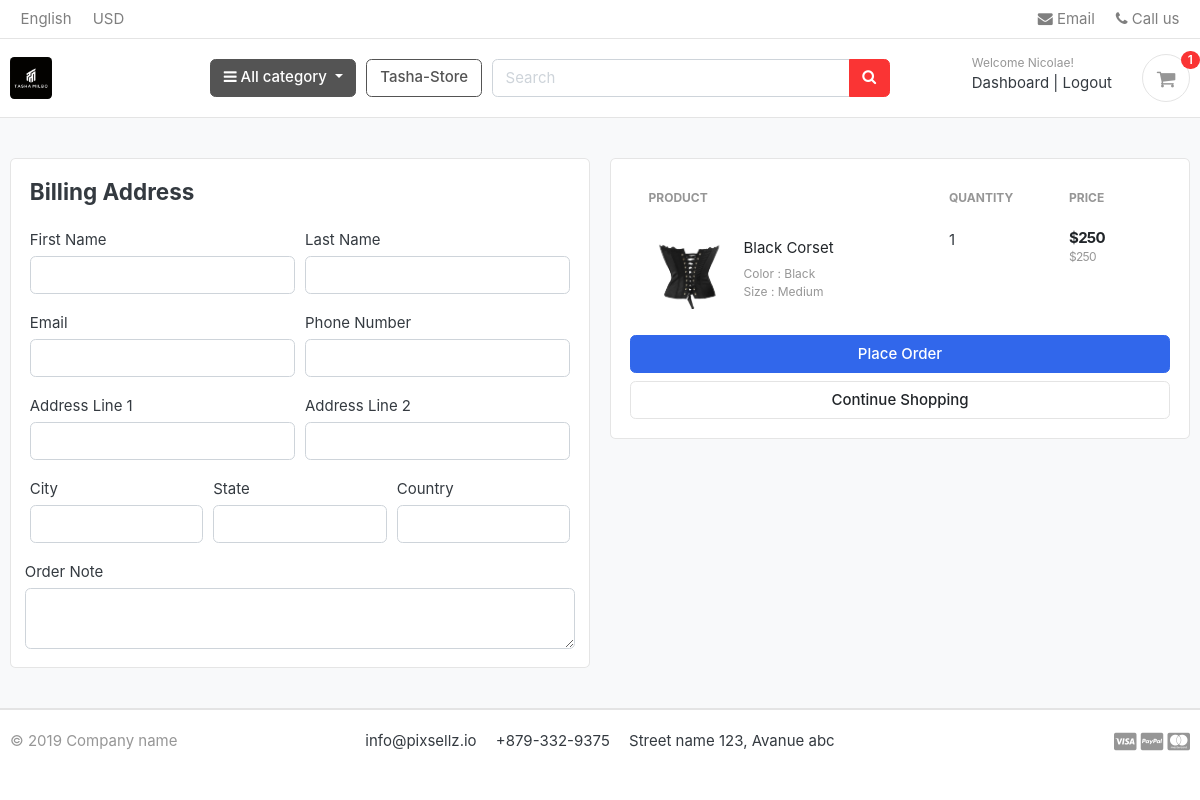
Before: /cart/checkout/ (signed in) with the older database file.
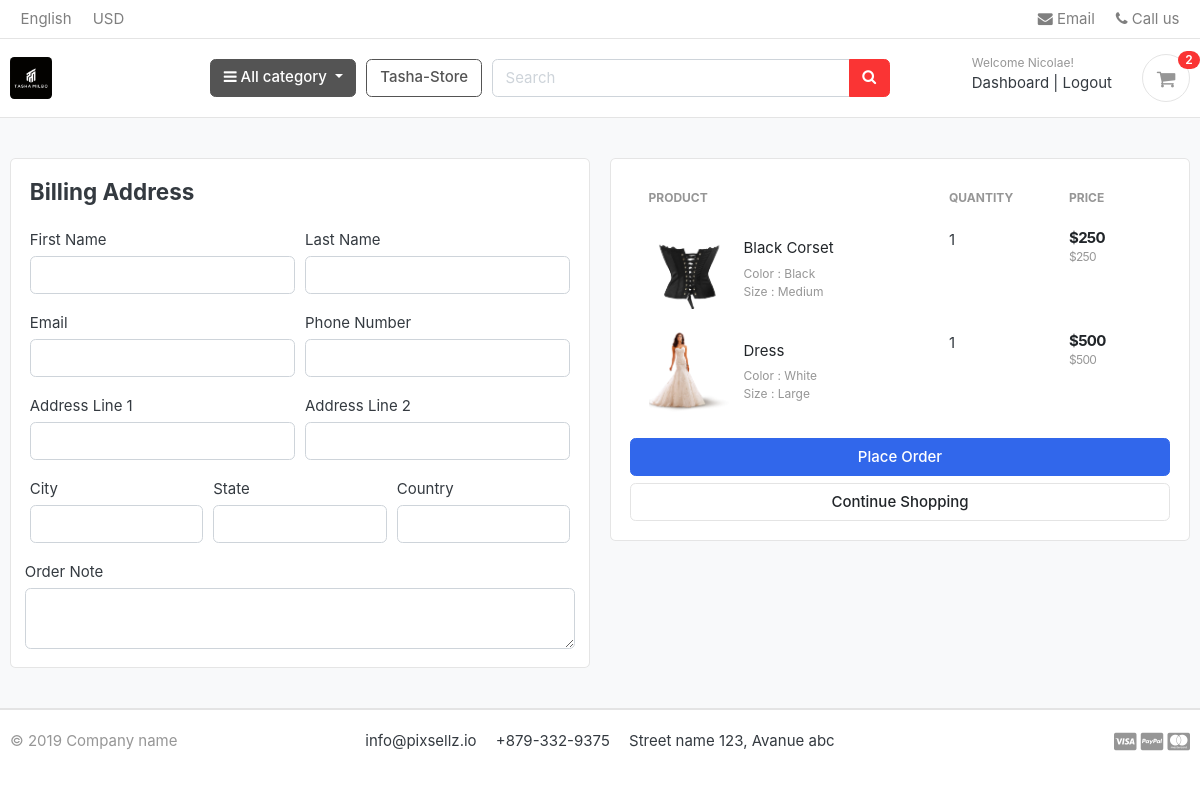
After: the same page with the newer database file.
### carts/models.py (models this page shows, shortened)
class CartItem(models.Model):
    user = models.ForeignKey(Account, on_delete=models.CASCADE, null=True)
    product = models.ForeignKey(Product, on_delete=models.CASCADE)
    variations = models.ManyToManyField(Variation, blank=True)
    cart = models.ForeignKey(Cart, on_delete=models.CASCADE, null=True)
    quantity = models.IntegerField()
    is_active = models.BooleanField(default=True)
    def sub_total(self):
        return self.product.price * self.quantity

### store/models.py (models this page shows, shortened)
class Product(models.Model):
    product_name = models.CharField(max_length=200, unique=True)
    slug         = models.SlugField(max_length=200, unique=True)
    description  = models.TextField(max_length=500, blank=True)
    price        = models.IntegerField()
    images       = models.ImageField(upload_to='photos/products')
    stock        = models.IntegerField()
    is_available = models.BooleanField(default=True)
    category     = models.ForeignKey(Category, on_delete=models.CASCADE)
    created_date  = models.DateTimeField(auto_now_add=True)
    modified_date= models.DateTimeField(auto_now=True)
    def get_url(self):
        return reverse('product_detail', args=[self.category.slug, self.slug])

class Variation(models.Model):
    product = models.ForeignKey(Product, on_delete=models.CASCADE)
    variation_category = models.CharField(max_length=100, choices=variation_category_choice)
    variation_value = models.CharField(max_length=100)
    is_active = models.BooleanField(default=True)
    create_date = models.DateTimeField(auto_now=True)
    objects = VariationManager()

### carts/views.py (the view)
# urls.py: path('checkout/', views.checkout, name="checkout"),
@login_required(login_url='login')
def checkout(request, total=0, quantity=0, cart_items=None):
    try:
        tax = 0
        grand_total = 0
        if request.user.is_authenticated:
            cart_items = CartItem.objects.filter(user=request.user, is_active=True)
        else:
            cart = Cart.objects.get(cart_id=_cart_id(request))
            cart_items = CartItem.objects.filter(cart=cart, is_active=True)
        for cart_item in cart_items:
            total += (cart_item.product.price * cart_item.quantity)
            quantity += cart_item.quantity
        tax = (2 * total)/100
        grand_total = total +tax
    except ObjectDoesNotExist:
        pass
    context = {
      'total': total,
      'quantity': quantity,
      'cart_items': cart_items,
      'tax': tax,
      'grand_total': grand_total,
    }
    return render(request, 'store/checkout.html', context)

### carts/context_processors.py (called while the page is built)
def counter(request):
    cart_count = 0
    if 'admin' in request.path:
        return()
    else:
        try:
            cart = Cart.objects.filter(cart_id=_cart_id(request))
            if request.user.is_authenticated:
                cart_items = CartItem.objects.all().filter(user=request.user)
            else:
                cart_items = CartItem.objects.all().filter(cart=cart[:1])
            for cart_item in cart_items:
                cart_count += cart_item.quantity
        except Cart.DoesNotExist:
            cart_count = 0
    return dict(cart_count=cart_count)

### carts/views.py (called while the page is built)
def _cart_id(request):
    cart = request.session.session_key
    if not cart:
        cart = request.session.create()
    return cart

### category/context_processors.py (called while the page is built)
def menu_links(request):
    links = Category.objects.all()
    return dict(links=links)

### category/models.py (called while the page is built)
    def get_url(self):
            return reverse('products_by_category', args=[self.slug])

### templates/store/checkout.html (shortened to what this page needs)
{% extends 'base.html' %}
{% load static %}
{% block content %}
<section class="section-content padding-y bg">
<div class="container">
<div class="row">
	<aside class="col-lg-6">
<div class="card">
<div class="card-body">
  <h4 class="card-title mb-4">Billing Address</h4>
  <form action="{% url 'place_order'%}" method="POST">
    <div class="form-row">
      <div class="col form-group">
        <label for="">First Name</label>
        <input type="text" name="first_name" class="form-control" required>
      </div>
      <div class="col form-group">
        <label for="">Last Name</label>
        <input type="text" name="last_name" class="form-control" required>
      </div>
    </div>
    <div class="form-row">
      <div class="col form-group">
        <label for="">Email</label>
        <input type="email" name="email" class="form-control" required>
      </div>
      <div class="col form-group">
        <label for="">Phone Number</label>
        <input type="text" name="phone" class="form-control" required>
      </div>
    </div>
    <div class="form-row">
      <div class="col form-group">
        <label for="">Address Line 1</label>
        <input type="text" name="address_line_1" class="form-control" required>
      </div>
      <div class="col form-group">
        <label for="">Address Line 2</label>
        <input type="text" name="address_line_2" class="form-control">
      </div>
    </div>
    <div class="form-row">
      <div class="col form-group">
        <label for="">City</label>
        <input type="text" name="city" class="form-control" required>
      </div>
      <div class="col form-group">
        <label for="">State</label>
        <input type="text" name="state" class="form-control" required>
      </div>
      <div class="col form-group">
        <label for="">Country</label>
        <input type="text" name="country" class="form-control" required>
      </div>
      </div>
      <div class="form-row">
        <label for="">Order Note</label>
        <textarea name="order_note" rows="2" class="form-control"></textarea>
      </div>
</div>
</div>
	</aside>
	<aside class="col-lg-6">
		<div class="card">
		<div class="card-body">
      <table class="table table-borderless table-shopping-cart">
      <thead class="text-muted">
      <tr class="small text-uppercase">
        <th scope="col">Product</th>
        <th scope="col" width="120">Quantity</th>
        <th scope="col" width="120">Price</th>
      </tr>
      </thead>
      <tbody>
      {% for cart_item in cart_items %}
      <tr>
      	<td>
      		<figure class="itemside align-items-center">
      			<div class="aside"><img src="{{ cart_item.product.images.url }}" class="img-sm"></div>
      			<figcaption class="info">
      				<a href="{{ cart_item.product.get_url }}" class="title text-dark">{{cart_item.product.product_name}}</a>
      				<p class="text-muted small">
      					{% if cart_item.variations.all %}
      					 {% for item in cart_item.variations.all %}
      					   {{ item.variation_category | capfirst }} : {{item.variation_value | capfirst }} <br>
      						{% endfor %}
      					{% endif %}
      				</p>
      			</figcaption>
      		</figure>
      	</td>
      	<td>
          <label for="">{{cart_item.quantity}}</label>
      	</td>
      	<td>
      		<div class="price-wrap">
      			<var class="price">${{cart_item.sub_total}}</var>
      			<small class="text-muted">${{cart_item.product.price}}</small>
      		</div>
      	</td>
      </tr>
      {% endfor %}
      </tbody>
      </table>
      <button type="submit" name="submit" class="btn btn-primary btn-block">Place Order</button>
			<a href="{% url 'store' %}" class="btn btn-light btn-block">Continue Shopping</a>
		</div>
		</div>
</aside>
</div>
</div>
</section>
{% endblock %}

### templates/includes/navbar.html (shortened to what this page needs)
{% load static %}
<header class="section-header">
<nav class="navbar p-md-0 navbar-expand-sm navbar-light border-bottom">
<div class="container">
  <div class="collapse navbar-collapse" id="navbarTop4">
    <ul class="navbar-nav mr-auto">
      <li class="nav-item dropdown">
      <a href="#" class="nav-link">   English </a>
    </li>
    <li class="nav-item dropdown">
      <a href="#" class="nav-link"> USD </a>
    </li>
    </ul>
    <ul class="navbar-nav">
    <li><a href="#" class="nav-link"> <i class="fa fa-envelope"></i> Email </a></li>
    <li><a href="#" class="nav-link"> <i class="fa fa-phone"></i> Call us </a></li>
  </ul>
  </div>
</div>
</nav>
<section class="header-main border-bottom">
  <div class="container">
<div class="row align-items-center">
  <div class="col-lg-2 col-md-3 col-6">
    <a href="{% url 'home'%}" class="brand-wrap">
      <img class="logo" src="{% static './images/tasha_logo.jpg'%}" style="border-radius: 10%;">
    </a>
  </div>
  <div class="col-lg col-sm col-md col-6 flex-grow-0">
    <div class="category-wrap dropdown d-inline-block float-right">
      <button type="button" class="btn btn-secondary dropdown-toggle" data-toggle="dropdown">
        <i class="fa fa-bars"></i> All category
      </button>
    </div>
  </div>
  <a href="{% url 'store' %}" class="btn btn-outline-secondary">Tasha-Store</a>
  <div class="col-lg  col-md-6 col-sm-12 col">
    <form action="{% url 'search' %}" class="search" method='GET'>
      <div class="input-group w-100">
          <input type="text" class="form-control" style="width:60%;" placeholder="Search" name="keyword">
          <div class="input-group-append">
            <button class="btn btn-danger" type="submit">
              <i class="fa fa-search"></i>
            </button>
          </div>
        </div>
    </form>
  </div>
  <div class="col-lg-3 col-sm-6 col-8 order-2 order-lg-3">
        <div class="d-flex justify-content-end mb-3 mb-lg-0">
          {% if user.id is None %}
          <div class="widget-header">
            <small class="title text-muted">Welcome guest!</small>
            <div>
              <a href="{% url 'login' %}">Sign in</a> <span class="dark-transp"> | </span>
              <a href="{% url 'register' %}"> Register</a>
            </div>
          </div>
          {% else %}
          <div class="widget-header">
            <small class="title text-muted">Welcome {{user.first_name}}!</small>
            <div>
              <a href="{% url 'dashboard'%}">Dashboard</a> <span class="dark-transp"> | </span>
              <a href="{% url 'logout'%}">Logout</a>
            </div>
          </div>
          {% endif%}
          <a href="{% url 'cart' %}" class="widget-header pl-3 ml-3">
            <div class="icon icon-sm rounded-circle border"><i class="fa fa-shopping-cart"></i></div>
            <span class="badge badge-pill badge-danger notify">{{cart_count}}</span>
          </a>
        </div>
      </div>
</div>
  </div>
</section>
</header>

Changed rows visible on the page:
added CartItem: product.images (picture), product.product_name "Dress", quantity "1", sub_total "500", product.price "500"
now on this page (row unchanged): Variation: variation_category "Color", variation_value "White", shown under "Dress"
now on this page (row unchanged): Variation: variation_category "Size", variation_value "Large", shown under "Dress"
Other visible differences:
{{ cart_count }}: "1" → "2"
